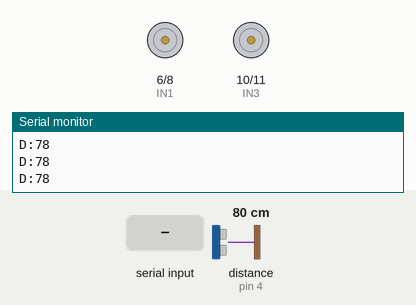
This sketch was run on a simulated Arduino Uno, built with avr-gcc and run on an emulated ATmega328P. On the bench: motor-driver pin pairs drawn as motors (green arrow = first pin HIGH = forward, orange = second pin HIGH = backward, longer = more drive, scaled by the enable pin), the last lines printed to the serial monitor. Wiring (inferred from the names in the program): ultrasonic range finder: trigger pin 3; echo pin 4. Inputs (shaded band) come from the test bench; at power-on: distance to the obstacle (sensor on pin 4) 80 cm. The echo pulse lasts 58.3 µs per cm.

Above: at 1.2 s.
1.3 s: "F\n" received over Serial
At 2.4 s:
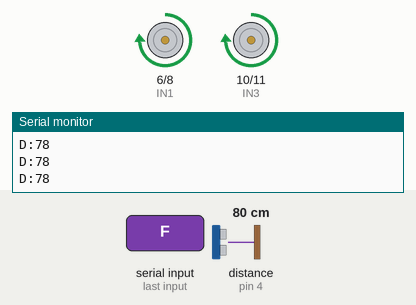
2.8 s: distance to the obstacle (sensor on pin 4) set to 33 cm
4.3 s: distance to the obstacle (sensor on pin 4) set to 27 cm
At 5.4 s:
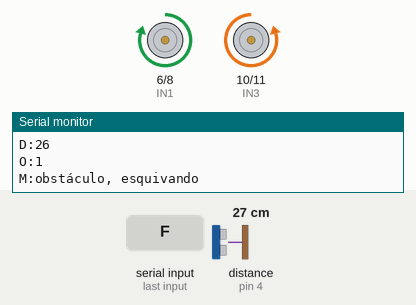
7.3 s: "B\n" received over Serial
At 9.0 s:
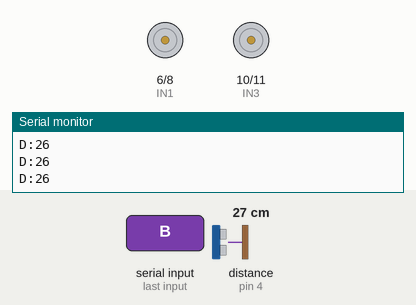
9.8 s: "L\n" received over Serial
At 10.9 s:
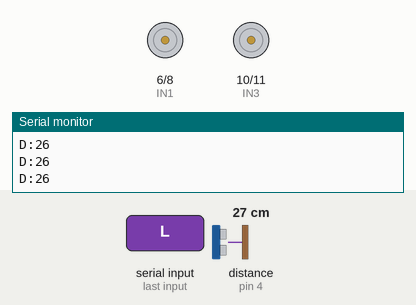
Timing chart, 0 to 12.3 s (numbered marks = the images above; inputs shaded):
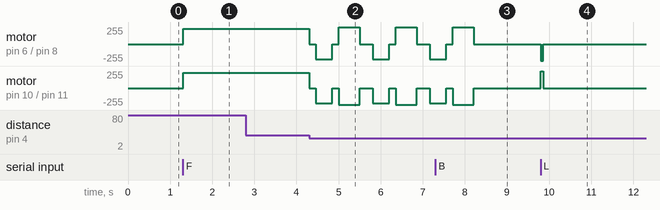

Measured:
- the behaviour switches between 31 and 30 cm on distance to the obstacle (sensor on pin 4) (found by bisection; images 1 and 2)
- after the input at 1.3 s, motor on pin 6 (IN1) / pin 8 (IN2), motor on pin 10 (IN3) / pin 11 (IN4): stopped → forward 230/255 at once
- after the input at 7.3 s, motor on pin 6 (IN1) / pin 8 (IN2), motor on pin 10 (IN3) / pin 11 (IN4): goes on until 8.2 s, then stays stopped
- after the input at 9.8 s, motor on pin 6 (IN1) / pin 8 (IN2): stopped → backward 250/255 at once, → stopped 0.06 s later; motor on pin 10 (IN3) / pin 11 (IN4): stopped → forward 250/255 at once, → stopped 0.06 s later

The sketch:

arduino_cod.ino
```cpp
// Pines L298N
#define ENA  5
#define IN1  6
#define IN2  8
#define ENB  9
#define IN3  10
#define IN4  11

// Pines HC-SR04
#define TRIG 3
#define ECHO 4

// ── Velocidad base ────────────────────────────
#define SPEED_NORMAL 230  // 0-255
#define SPEED_TURN   250
#define DIST_ALERT   30

// Variables
unsigned long lastSensor = 0;
const int SENSOR_INTERVAL = 100;  // medir cada 100ms

String currentCmd = "S";
bool obstacle = false;

//  SETUP

void setup() {
  Serial.begin(9600);  // comunicación con ESP32

  // L298N
  pinMode(ENA, OUTPUT); pinMode(IN1, OUTPUT); pinMode(IN2, OUTPUT);
  pinMode(ENB, OUTPUT); pinMode(IN3, OUTPUT); pinMode(IN4, OUTPUT);
  stopMotors();

  // HC-SR04
  pinMode(TRIG, OUTPUT);
  pinMode(ECHO, INPUT);

  // Señal de inicio al ESP32
  Serial.println("M:listo");
}


//  LOOP

void loop() {


  if (Serial.available()) {
    String cmd = Serial.readStringUntil('\n');
    cmd.trim();

    if (cmd == "F" || cmd == "B" || cmd == "L" ||
        cmd == "R" || cmd == "S") {
      currentCmd = cmd;
      executeCmd(cmd);
    }

    else if (cmd.startsWith("SPEAK:")) {

    }
  }

  // Medir distancia periódicamente
  if (millis() - lastSensor >= SENSOR_INTERVAL) {
    lastSensor = millis();
    int dist = measureDistance();

    Serial.println("D:" + String(dist));

    // detectar obstáculo
    bool newObstacle = (dist > 0 && dist < DIST_ALERT);

    if (newObstacle != obstacle) {
      obstacle = newObstacle;
      Serial.println("O:" + String(obstacle ? "1" : "0"));
    }

    // LÓGICA DE DETECCIÓN
    if (obstacle) {
      if (currentCmd == "F") {
        avoidObstacle(); // Si iba adelante, ejecuta rutina para esquivar
      }
      else if (currentCmd != "S") {
        stopMotors();    // Si iba atrás o lados, frena inmediatamente por seguridad
        currentCmd = "S";
        Serial.println("M:Freno de emergencia - Obstáculo detectado");
      }
    }
  }
}


//  CONTROL DE MOTORES
void executeCmd(String cmd) {
  if      (cmd == "F") moveForward();
  else if (cmd == "B") moveBackward();
  else if (cmd == "L") turnLeft();
  else if (cmd == "R") turnRight();
  else if (cmd == "S") stopMotors();
}

void moveForward() {
  digitalWrite(IN1, HIGH); digitalWrite(IN2, LOW);
  analogWrite(ENA, SPEED_NORMAL);
  digitalWrite(IN3, HIGH); digitalWrite(IN4, LOW);
  analogWrite(ENB, SPEED_NORMAL);
}

void moveBackward() {
  digitalWrite(IN1, LOW); digitalWrite(IN2, HIGH);
  analogWrite(ENA, SPEED_NORMAL);
  digitalWrite(IN3, LOW); digitalWrite(IN4, HIGH);
  analogWrite(ENB, SPEED_NORMAL);
}

void turnLeft() {
  digitalWrite(IN1, LOW);  digitalWrite(IN2, HIGH);
  analogWrite(ENA, SPEED_TURN);
  digitalWrite(IN3, HIGH); digitalWrite(IN4, LOW);
  analogWrite(ENB, SPEED_TURN);
}

void turnRight() {
  digitalWrite(IN1, HIGH); digitalWrite(IN2, LOW);
  analogWrite(ENA, SPEED_TURN);
  digitalWrite(IN3, LOW);  digitalWrite(IN4, HIGH);
  analogWrite(ENB, SPEED_TURN);
}

void stopMotors() {
  digitalWrite(IN1, LOW); digitalWrite(IN2, LOW);
  digitalWrite(IN3, LOW); digitalWrite(IN4, LOW);
  analogWrite(ENA, 0);
  analogWrite(ENB, 0);
}


//  ESQUIVAR OBSTÁCULO

void avoidObstacle() {
  Serial.println("M:obstáculo, esquivando");

  stopMotors();
  delay(150);

  moveBackward();
  delay(400);
  stopMotors();
  delay(150);

  turnRight();
  delay(500);
  stopMotors();
  delay(150);

  Serial.println("M:reanudando");
  currentCmd = "F";
  moveForward();
}

//  HC-SR04

int measureDistance() {
  digitalWrite(TRIG, LOW);
  delayMicroseconds(2);
  digitalWrite(TRIG, HIGH);
  delayMicroseconds(10);
  digitalWrite(TRIG, LOW);

  long duration = pulseIn(ECHO, HIGH, 25000);  // timeout 25ms
  if (duration == 0) return 999;  // sin eco = lejos o error de conexión
  return duration * 0.034 / 2;   // convertir a cm
}
```
